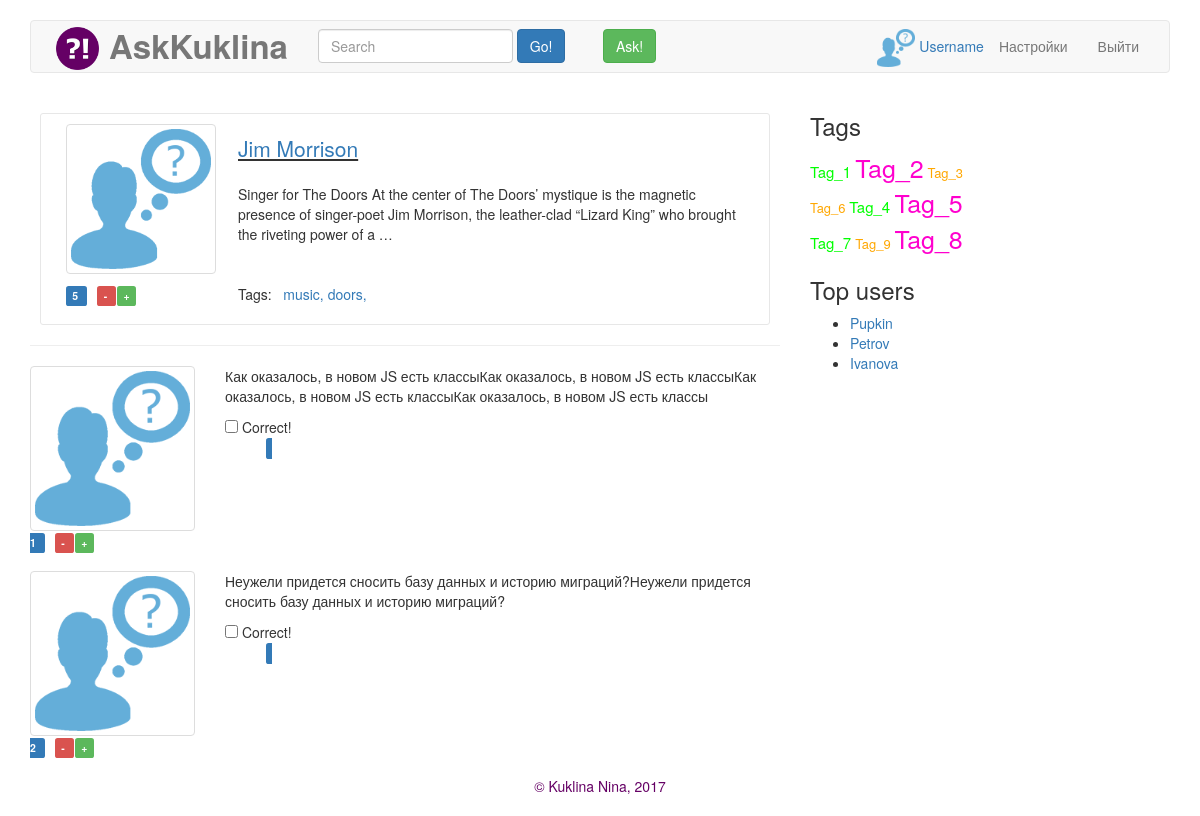
Screenshot of /question/1/ with the database file from the repository.
### askans/models.py (models this page shows, shortened)
class Question(models.Model):
    text = models.TextField()
    title = models.CharField(max_length=50)
    author = models.ForeignKey(Person)
    published_date = models.DateTimeField(auto_now_add=True)
    tags = models.ManyToManyField(Tag, null=True, blank=True, default='')
    rating = models.IntegerField(default=0)
    objects = QuestionManager()

class Tag(models.Model):
    name = models.CharField(max_length=20, unique=True)

class Answer(models.Model):
    question = models.ForeignKey(Question, on_delete = models.CASCADE) #удаляется с удалением родительского
    text = models.TextField()
    author = models.ForeignKey(Person)
    published_date = models.DateTimeField(auto_now_add = True)
    correct = models.BooleanField(default=False)
    rating = models.IntegerField(default=0)

### askans/views.py (the view)
# urls.py: url(r'^question/(?P<id>[0-9]+)/$', views.question, name='question'), #http://127.0.0.1:8000/question/12345('+'=>...)/, а представление передается в качестве переменной q_id
def question(request, id):
    q = get_object_or_404(Question, id=id) #QuerySet q, который пердаетм в шаблон
    answers = Answer.objects.filter(question__id=id)
    posts, page_range = paginate(answers, request)
    return render(request, 'askans/question.html', {'q': q, 'page': posts, 'page_range': page_range})

### askans/views.py (called while the page is built)
def paginate(objects_list, request):
    one_page = request.GET.get('page', 1)
    paginator = Paginator(objects_list, 5)  # по 2 на страницу
    try:
        res_page = paginator.page(one_page)
    except PageNotAnInteger: # If page is not an integer, deliver first page.
        raise Http404("Incorect page number")
    except EmptyPage: # If page is out of range (e.g. 9999), deliver last page of results.
        res_page = paginator.page(paginator.num_pages)
    index = res_page.number - 1
    max_index = len(paginator.page_range)
    start_index = index - 3 if index >= 3 else 0
    end_index = index + 3 if index <= max_index - 3 else max_index
    page_range = paginator.page_range[start_index:end_index]
    return res_page, page_range

### askans/templates/askans/question.html (shortened to what this page needs)
{% extends "askans/base.html" %}
{% load staticfiles %}
{% block main %}
<div class="row question">
                      <div class="col-md-3">
                        <img src="{% static 'pic/guest.png' %}" class="img-thumbnail avatar-q">
                        <span class="label label-primary" style="margin-left: 10px; margin-bottom: 10px;"> {{ q.rating }} </span>
                        <span class="label label-danger" style="margin-left: 10px;"> - </span>
                 &nbsp; <span class="label label-success" style="margin-left: -7px;"> +</span>
                        <br><br>
                      </div>
                      <div class="col-md-9">
                        <br>
                        <p class="lead" style="text-decoration: underline;"><a href="#">{{ q.title }}</a></p>
                        <p class="preview-q">{{ q.text|truncatewords:"30" }}</p>
                        Tags: &nbsp;
                      {% if q.tags.count > 0 %}
                          {% for tag in q.tags.all %}
                              <span><a href="#"> {{ tag.name }},</a></span>
                          {% endfor %}
                      {% endif%}
                      </div>
                  </div>
              <hr style="color: #a670c7; size: 2px;">
{% for a in page %}
              <div class="row answer">
                      <div class="col-md-3">
                        <img src="{% static 'pic/guest.png' %}" class="img-thumbnail avatar-a">
                        <span class="label label-primary" style="margin-left: 71px; margin-bottom: 10px;"> {{ a.rating }} </span>
                        <span class="label label-danger" style="margin-left: 10px;"> - </span>
                 &nbsp; <span class="label label-success" style="margin-left: -7px;"> +</span>
                        <br><br>
                      </div>
                      <div class="col-md-9">
                       <p class="preview-a">{{ a.text|truncatewords:"30" }}</p>
                        <input type="checkbox"
                                > Correct!
                      </div>
                  </div>
{% endfor %}
{% endblock %}

### askans/static/p1_files/navbar.css (style rules this page uses)
body { padding-top: 20px; padding-bottom: 20px; }

### askans/static/p1_files/my.css (style rules this page uses)
.avatar-q { margin: 10px 10px 10px 10px; height: 150px; width: 150px; }
.question { border: solid 1px #e7e7e7; border-radius: 3px 3px 3px 3px; padding: 10 px; margin-top: 20px; margin-bottom: 20px; margin-right: 10px; margin-left: 10px; }
.preview-q { height: 90px; }

### rows the page displays
Question: rating "5", title "Jim Morrison", text "Singer for The Doors At the center of The Doors’ mystique is the magnetic presence of singer-poet Jim Morrison, the leather-clad “Lizard King” who brought the riveting power of a …"
Tag: name "music"
Tag: name "doors"
Answer: rating "1", text "Как оказалось, в новом JS есть классыКак оказалось, в новом JS есть классыКак оказалось, в новом JS есть классыКак оказалось, в новом JS есть классы"
Answer: rating "2", text "Неужели придется сносить базу данных и историю миграций?Неужели придется сносить базу данных и историю миграций?"
